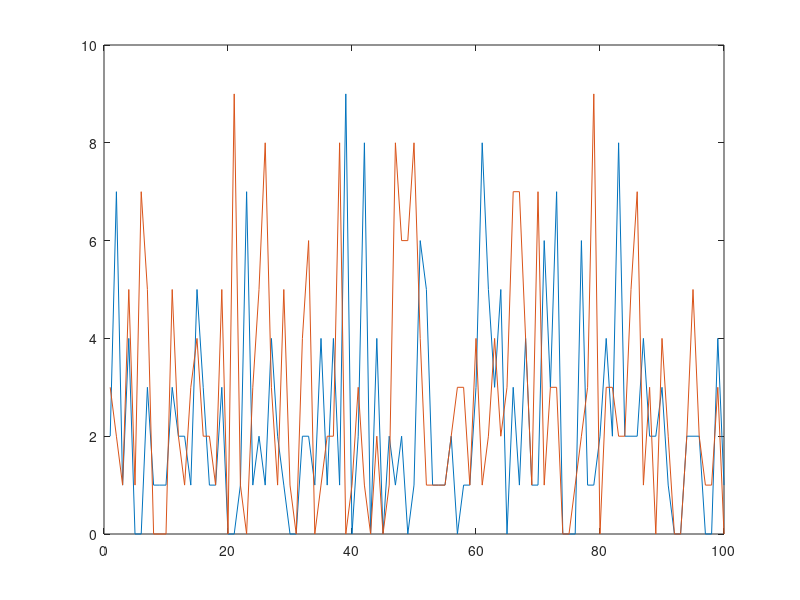

MATLAB code for this plot:
num_pairs = 100;
max_val = 10;
tot_sum = randi(max_val + 1,[num_pairs,1]) - 1; %Need to include 0
result = rand(num_pairs,2);
result = bsxfun(@rdivide,result, sum(result,2));
result = round(bsxfun(@times,result,tot_sum));
plot(result)
